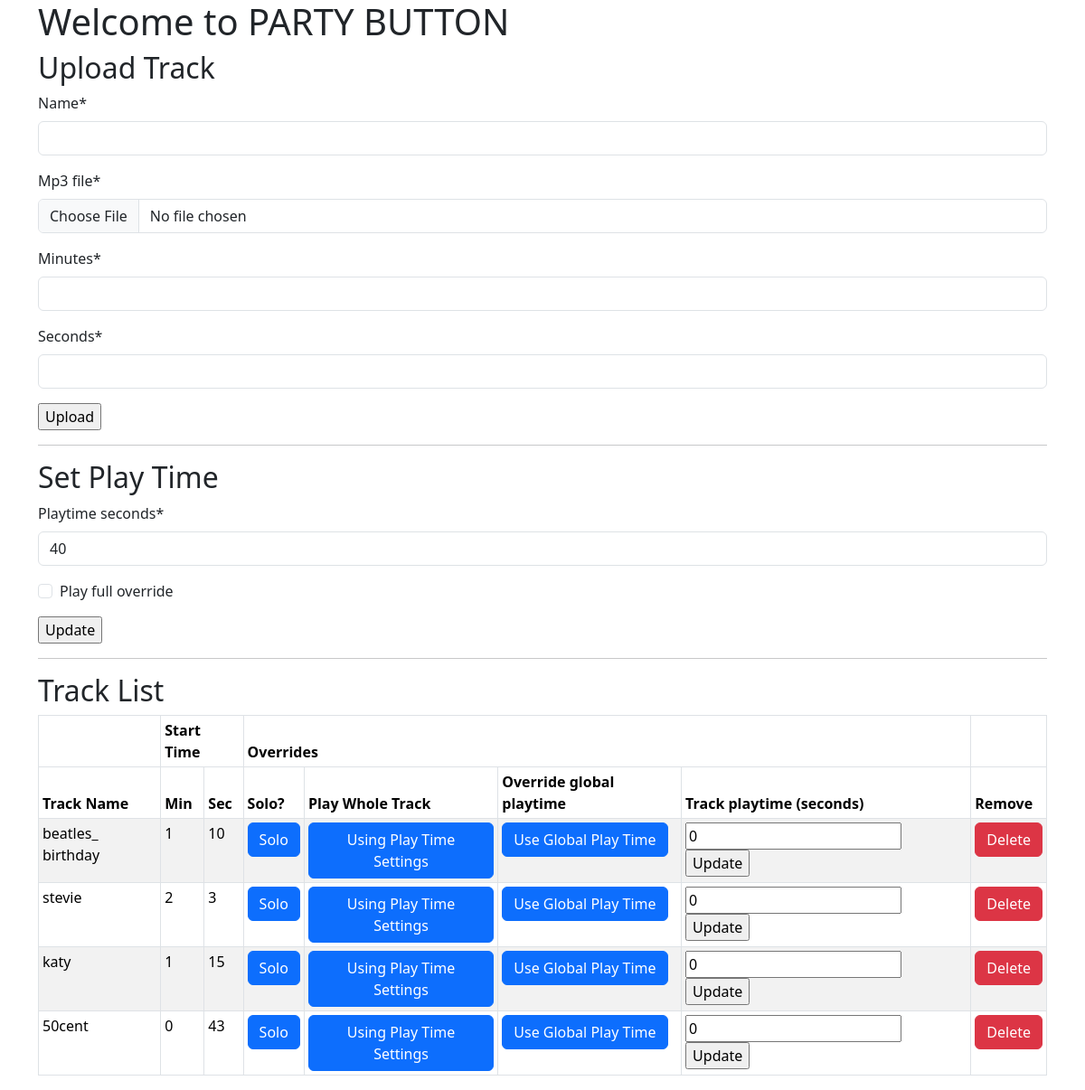
The app's page /, older data.
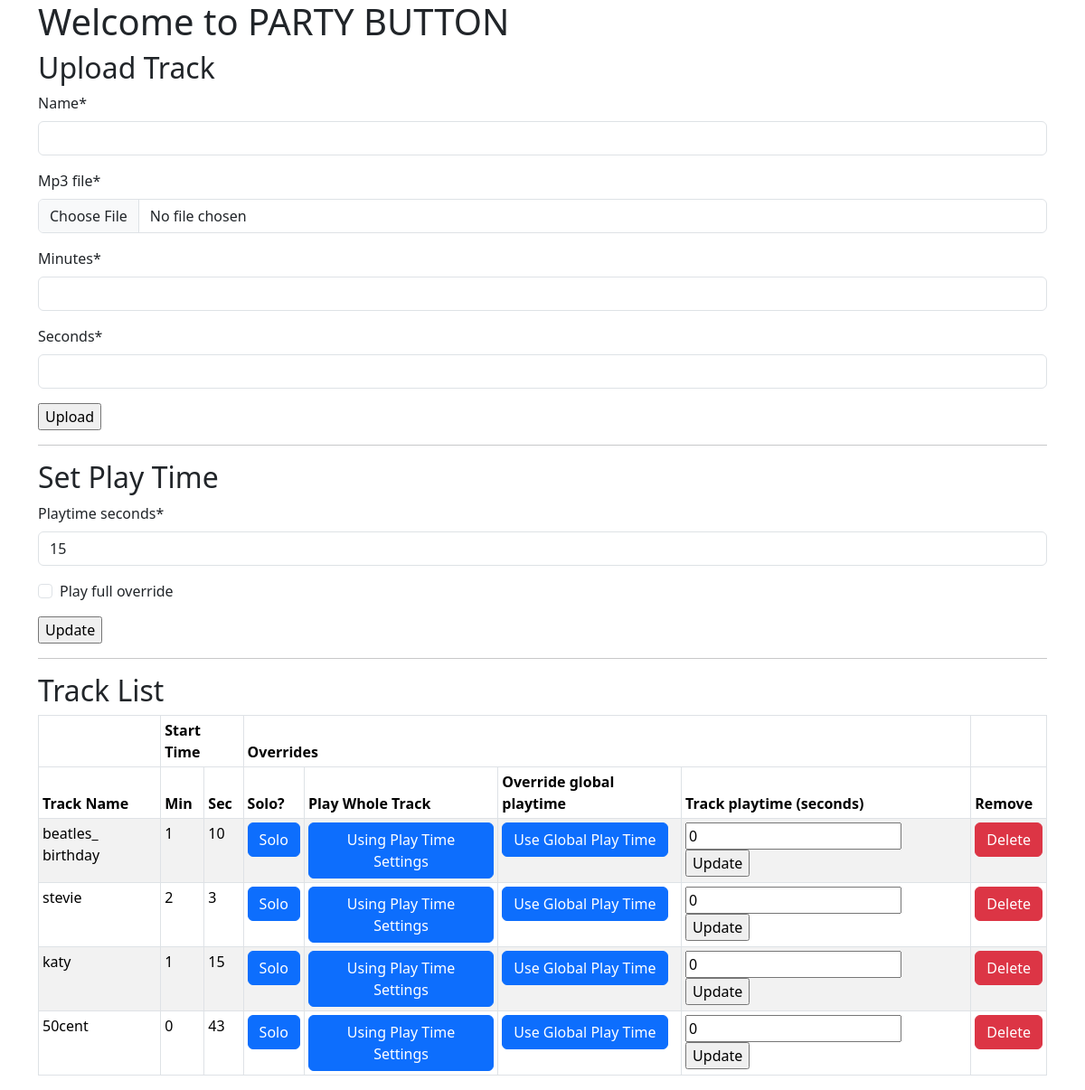
The same page, newer data.
### mp3_manager/models.py (models this page shows, shortened)
class Playtime(models.Model):
    playtime_seconds = models.IntegerField(blank=False, null=False,
                                  default=20,
                                  validators=[MinValueValidator(0),
                                              MaxValueValidator(600)])
    play_full_override = models.BooleanField(blank=False, null=False,
                                             default=False)

class Track(models.Model):
    name = models.CharField(max_length=200, blank=False, null=False)
    mp3_file = models.FileField(upload_to="uploads", blank=False, null=False)
    minutes = models.IntegerField(blank=False, null=False, validators=[MinValueValidator(0),
                                                                       MaxValueValidator(600)])
    seconds = models.IntegerField(blank=False, null=False, validators=[MinValueValidator(0),
                                                                       MaxValueValidator(60)])
    solo = models.BooleanField(blank=False, null=False, default=False)
    play_full = models.BooleanField(blank=False, null=False,
                                    default=False)
    override_playtime = models.BooleanField(blank=False, null=False,
                                            default=False)
    playtime_seconds = models.IntegerField(blank=False, null=False,
                                           default=0,
                                           validators=[MinValueValidator(0),
                                                       MaxValueValidator(600)])

### mp3_manager/views.py (the view, shortened to what this page needs)
# urls.py: path("", views.IndexView.as_view(), name="index"),
class IndexView(generic.ListView, FormMixin):
    form_class = TrackForm
    template_name = "mp3_manager/index.html"
    context_object_name = "tracks_list"
    def get(self, request):
        print("Getting Track List")
        tracks_list = self.get_queryset()
        playtime = Playtime.objects.all()[0]
        return render(request, self.template_name,
                      {"tracks_list": tracks_list,
                       "form": TrackForm(),
                       "playtimeform": PlaytimeForm(instance=playtime),
                       "trackplaytime": TrackPlaytimeForm()})
    def get_queryset(self):
        return Track.objects.order_by()

### mp3_manager/form.py
class TrackForm(ModelForm):
    class Meta:
        model = Track
        fields = ["name", "mp3_file", "minutes", "seconds"]

class PlaytimeForm(ModelForm):
    class Meta:
        model = Playtime
        fields = ["playtime_seconds", "play_full_override"]

### mp3_manager/templates/mp3_manager/index.html (shortened to what this page needs)
{% load static %}
{% load crispy_forms_tags %}
<!DOCTYPE html>
<html>
<head>
    <link rel="stylesheet" href="{% static 'css/style.css' %}">
    {% load bootstrap5 %}
    {% bootstrap_css %}
</head>
<body>
<div class="container">
    <div class="row">
        <div class="col">
        <h1>Welcome to PARTY BUTTON</h1>
        <h2>Upload Track</h2>
            <form id="track_form" name="track_form" action=""{% url 'mp3_manager:index' %}" method="post" enctype="multipart/form-data">
            {{ form|crispy }}
            <input type="submit" form="track_form" value="Upload" id="track_upload" name="track_upload"></input>
            </form>
        </div>
    </div>
    <hr />
    <div class="row">
        <div class="col">
           <h2>Set Play Time</h2>
           <form id="playtime_form" id="name_form" action=""{% url 'mp3_manager:index' %}" method="post" enctype="multipart/form-data">
            {{ playtimeform|crispy }}
           <input type="submit" form="playtime_form" value="Update" id="playtime_update" name="playtime_update"></input>
           </form>
        </div>
    </div>
    <hr />
    <div class="row">
        <div class="col">
        <h2>Track List</h2>
        {% if tracks_list %}
            <table class="table table-striped table-bordered table-sm" cellspacing="0" width="100%">
                <thead><tr><th></th><th colspan="2">Start Time</th><th colspan="4">Overrides</th><th></th></tr>
                <tr><th>Track Name</th><th>Min</th><th>Sec</th><th>Solo?</th><th>Play Whole Track</th><th>Override global playtime</th><th>Track playtime (seconds)</th></th><th>Remove</th></tr></thead>
                <tbody>
                {% for track in tracks_list %}
                  <tr><td>{{ track.name }}</td>
                      <td>{{ track.minutes }}</td>
                      <td>{{ track.seconds }}</td>
                      <td>
                          {% if track.solo == True %}
                            <a href="{% url 'mp3_manager:solo_track' pk=track.pk %}"><button type="button" class="btn btn-success">Solo</button></a>
                          {% else %}
                            <a href="{% url 'mp3_manager:solo_track' pk=track.pk %}"><button type="button" class="btn btn-primary">Solo</button></a>
                          {% endif %}
                      </td>
                      <td>
                        {% if track.play_full == True %}
                          <a href="{% url 'mp3_manager:play_full' pk=track.pk %}"><button type="button" class="btn btn-success">Using Whole Track</button></a>
                        {% else %}
                          <a href="{% url 'mp3_manager:play_full' pk=track.pk %}"><button type="button" class="btn btn-primary">Using Play Time Settings</button></a>
                        {% endif %}
                      </td>
                      <td>
                        {% if track.override_playtime == True %}
                          <a href="{% url 'mp3_manager:override' pk=track.pk %}"><button type="button" class="btn btn-success">Using Track's Playtime</button></a>
                        {% else %}
                          <a href="{% url 'mp3_manager:override' pk=track.pk %}"><button type="button" class="btn btn-primary">Use Global Play Time</button></a>
                        {% endif %}
                      </td>
                      <td>
                        <form id="trackplaytime_form" id="trackplaytime_update" action=""{% url 'mp3_manager:index' %}" method="post" enctype="multipart/form-data" method="post">
                          <input type="textarea" id="playtime_seconds" name="playtime_seconds" value={{ track.playtime_seconds }}>
                          <input type="submit" form="trackplaytime_form" value="Update" id="trackplaytime_update" name="trackplaytime_update"></input></form>
                      </td>
                      <td><a href="{% url 'mp3_manager:delete_track' pk=track.pk %}"><button type="button" class="btn btn-danger">Delete</button></a></td></tr>
                {% endfor %}
                </tbody>
            </table>
        {% else %}
          <p><h2>No tracks available.</h2></p>
        {% endif %}
        </div>
    </div>
</div>
</body>
</html>

### mp3_manager/static/css/style.css (style rules this page uses)
h1 { color: green; }
h2 { color: maroon; }
a:link { color: white; text-decoration: none; }

Row changes from the older to the newer data that the page shows:
changed Playtime: playtime_seconds "40" → "15"
